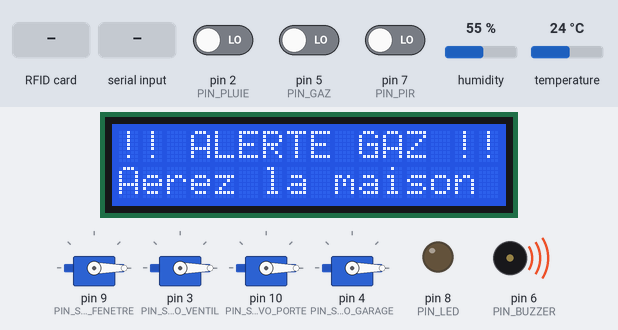
Recording of a sketch running on a simulated Arduino Mega 2560, built with avr-gcc and run on an emulated ATmega2560. On the bench: 4 × servo, 16×2 character LCD, output pins drawn as LEDs (lit = HIGH), buzzer (waves = sounding, pin HIGH). Inputs (shaded band) come from the test bench; at power-on: pin 5 (PIN_GAZ) LOW, pin 2 (PIN_PLUIE) LOW, pin 7 (PIN_PIR) LOW, humidity 55 %, temperature 24 °C. Pins used as bus, display or sensor lines are not drawn; what the sketch prints to the serial monitor is not drawn.

Above: at 1.3 s.
1.4 s: pin 5 (PIN_GAZ) driven HIGH
At 3.6 s:
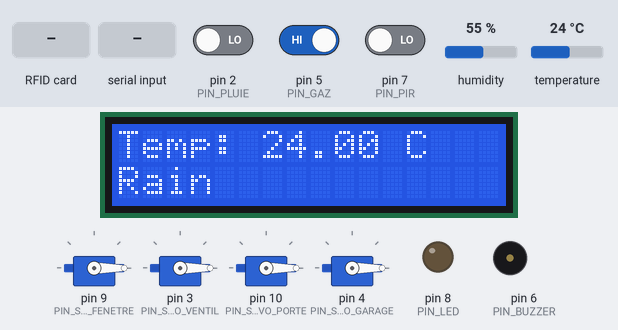
4.7 s: RFID card F3 7E 59 1A held to the reader
At 5.5 s:
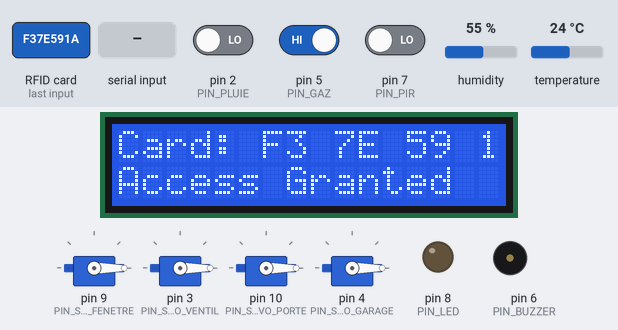
9.2 s: pin 2 (PIN_PLUIE) driven HIGH
At 10.8 s:
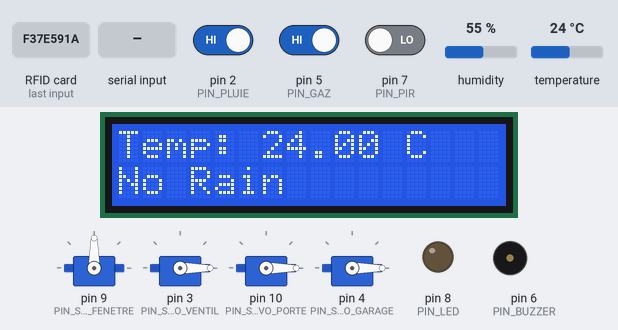
11.3 s: RFID card 5E 7A 19 C4 held to the reader
At 13.0 s:
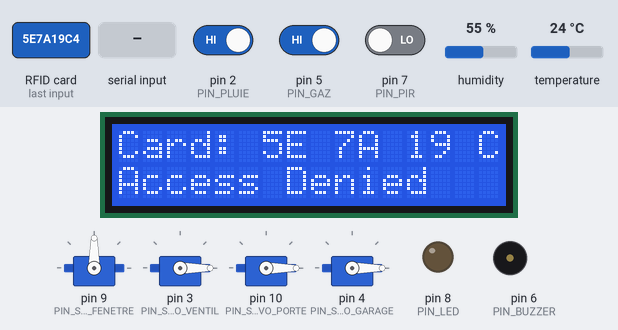
15.9 s: "VISAGE:\n" received over Serial
At 17.4 s:
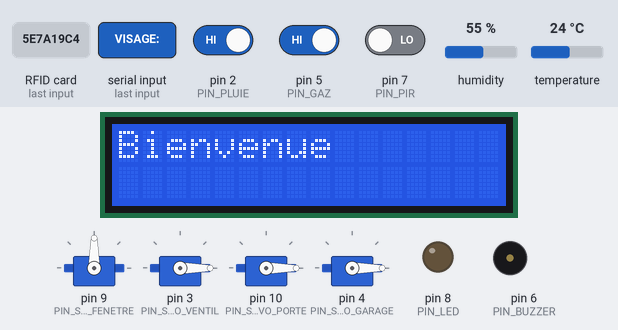
20.4 s: "VISAGE:INCONNU\n" received over Serial
At 21.8 s:
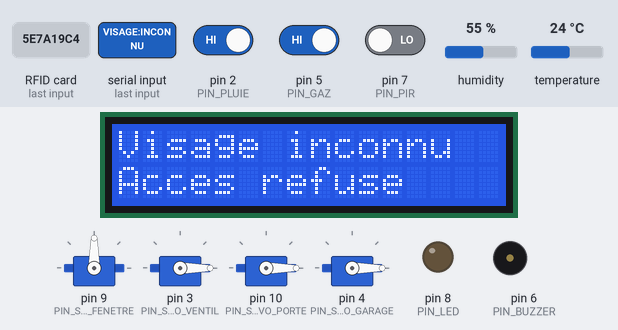
Timing chart, 0 to 23.4 s (numbered marks = the images above; inputs shaded):
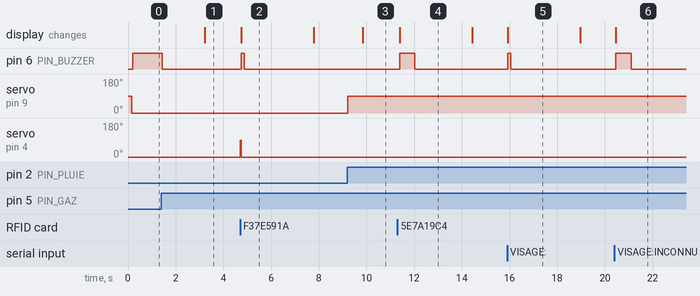

The sketch:

smart_home.ino
```cpp
/*
 * smart_home.ino — Maison intelligente (Arduino Mega 2560)
 *
 *  Salon   : DHT11 -> écran LCD + ventilateur automatique au-dessus de 30 °C
 *  Cuisine : MQ2 -> buzzer + alerte
 *  Fenêtre : se ferme automatiquement quand il pleut
 *  Couloir : PIR -> LED
 *  Garage  : s'ouvre avec un badge RFID autorisé
 *  Porte   : ouverte par l'application Python (reconnaissance faciale)
 *
 * Communication avec l'application (USB, 9600 bauds) :
 *  Arduino -> PC : T:25.3;H:60;GAZ:0;PLUIE:0;PIR:1;FAN:0;PORTE:0;FENETRE:1;GARAGE:0;RFID:0
 *  PC -> Arduino : PORTE:OUVRIR | PORTE:FERMER | FAN:ON | FAN:OFF | FAN:AUTO
 *                  VISAGE:<nom> | VISAGE:INCONNU
 *
 * Bibliothèques à installer (Arduino IDE > Outils > Gérer les bibliothèques) :
 *  - "DHT sensor library" (Adafruit) + "Adafruit Unified Sensor"
 *  - "LiquidCrystal I2C" (Frank de Brabander)
 *  - "MFRC522" (GithubCommunity / miguelbalboa)
 *  Servo, Wire et SPI sont déjà inclus dans l'IDE.
 */
#include <Wire.h>
#include <SPI.h>
#include <Servo.h>
#include <DHT.h>
#include <LiquidCrystal_I2C.h>
#include <MFRC522.h>
#include "config.h"

DHT dht(PIN_DHT, DHT11);
LiquidCrystal_I2C lcd(LCD_ADRESSE, 16, 2);
MFRC522 rfid(PIN_RFID_SS, PIN_RFID_RST);
Servo servoFenetre, servoVentil, servoPorte, servoGarage;

// ------------------------------------------------------------- État
float temperature = NAN, humidite = NAN;
bool gaz = false, pluie = false, mouvement = false;
bool ventilateur = false, ventilateurAuto = true;
bool porte = false, fenetre = true, garage = false;
byte etatRfid = 0;                    // 0 aucun, 1 autorisé, 2 refusé

unsigned long tDht = 0, tEnvoi = 0, tLcd = 0;
unsigned long tGarage = 0, tPorte = 0, tRfid = 0, tMessage = 0;
unsigned long tBuzzer = 0, tVentil = 0;
int angleVentil = 0, sensVentil = 3;
String commande = "";

// ============================================================ Outils
void bip(unsigned int ms) {           // bip court sans bloquer
  digitalWrite(PIN_BUZZER, HIGH);
  tBuzzer = millis() + ms;
}

void afficherMessage(const String &ligne1, const String &ligne2) {
  lcd.clear();
  lcd.setCursor(0, 0); lcd.print(ligne1.substring(0, 16));
  lcd.setCursor(0, 1); lcd.print(ligne2.substring(0, 16));
  tMessage = millis();
}

// ======================================================= Actionneurs
void ouvrirPorte()  { servoPorte.write(PORTE_OUVERTE); porte = true; tPorte = millis(); }
void fermerPorte()  { servoPorte.write(PORTE_FERMEE);  porte = false; }
void ouvrirGarage() { servoGarage.write(GARAGE_OUVERT); garage = true; tGarage = millis(); }
void fermerGarage() { servoGarage.write(GARAGE_FERME);  garage = false; }

void ouvrirFenetre(bool ouvrir) {
  if (ouvrir == fenetre) return;
  servoFenetre.write(ouvrir ? FENETRE_OUVERTE : FENETRE_FERMEE);
  fenetre = ouvrir;
}

// Le ventilateur est un servo qui balaye de 0 à 180° tant qu'il est en marche.
void gererVentilateur() {
  if (ventilateurAuto && !isnan(temperature)) {
    if (temperature >= SEUIL_TEMPERATURE) ventilateur = true;
    else if (temperature < SEUIL_TEMPERATURE - HYSTERESIS_TEMP) ventilateur = false;
  }
  if (ventilateur && millis() - tVentil >= 15) {
    tVentil = millis();
    angleVentil += sensVentil;
    if (angleVentil >= 180 || angleVentil <= 0) sensVentil = -sensVentil;
    angleVentil = constrain(angleVentil, 0, 180);
    servoVentil.write(angleVentil);
  }
}

// ========================================================== Capteurs
void lireCapteurs() {
  bool gazAvant = gaz;
  gaz = digitalRead(PIN_GAZ) == GAZ_DETECTE;
  pluie = digitalRead(PIN_PLUIE) == PLUIE_DETECTEE;
  mouvement = digitalRead(PIN_PIR) == HIGH;

  digitalWrite(PIN_LED, mouvement ? HIGH : LOW);
  ouvrirFenetre(!pluie);                       // pluie -> fenêtre fermée

  if (gaz && !gazAvant) afficherMessage("!! ALERTE GAZ !!", "Aerez la maison");

  if (millis() - tDht >= PERIODE_DHT_MS) {
    tDht = millis();
    float t = dht.readTemperature();
    float h = dht.readHumidity();
    if (!isnan(t)) temperature = t;
    if (!isnan(h)) humidite = h;
  }
}

bool badgeAutorise(const MFRC522::Uid &uid) {
  for (byte b = 0; b < sizeof(BADGES_AUTORISES) / sizeof(BADGES_AUTORISES[0]); b++) {
    if (uid.size != 4) return false;
    bool identique = true;
    for (byte i = 0; i < 4; i++)
      if (uid.uidByte[i] != BADGES_AUTORISES[b][i]) identique = false;
    if (identique) return true;
  }
  return false;
}

void lireBadge() {
  if (!rfid.PICC_IsNewCardPresent() || !rfid.PICC_ReadCardSerial()) return;

  // Afficher l'UID dans le moniteur série (pour ajouter un badge dans config.h)
  String uid = "";
  for (byte i = 0; i < rfid.uid.size; i++) {
    if (rfid.uid.uidByte[i] < 0x10) uid += "0";
    uid += String(rfid.uid.uidByte[i], HEX);
    if (i < rfid.uid.size - 1) uid += " ";
  }
  uid.toUpperCase();
  Serial.print("# Badge UID: ");
  Serial.println(uid);

  if (badgeAutorise(rfid.uid)) {
    etatRfid = 1;
    ouvrirGarage();
    afficherMessage("Card: " + uid, "Access Granted");
    bip(100);
  } else {
    etatRfid = 2;
    afficherMessage("Card: " + uid, "Access Denied");
    bip(600);
  }
  tRfid = millis();
  rfid.PICC_HaltA();
  rfid.PCD_StopCrypto1();
}

// ===================================================== Communication
void envoyerEtat() {
  Serial.print("T:");        Serial.print(isnan(temperature) ? 0 : temperature, 1);
  Serial.print(";H:");       Serial.print(isnan(humidite) ? 0 : humidite, 0);
  Serial.print(";GAZ:");     Serial.print(gaz);
  Serial.print(";PLUIE:");   Serial.print(pluie);
  Serial.print(";PIR:");     Serial.print(mouvement);
  Serial.print(";FAN:");     Serial.print(ventilateur);
  Serial.print(";PORTE:");   Serial.print(porte);
  Serial.print(";FENETRE:"); Serial.print(fenetre);
  Serial.print(";GARAGE:");  Serial.print(garage);
  Serial.print(";RFID:");    Serial.println(etatRfid);
}

void executerCommande(String cmd) {
  cmd.trim();
  if (cmd == "PORTE:OUVRIR")       ouvrirPorte();
  else if (cmd == "PORTE:FERMER")  fermerPorte();
  else if (cmd == "FAN:ON")   { ventilateurAuto = false; ventilateur = true; }
  else if (cmd == "FAN:OFF")  { ventilateurAuto = false; ventilateur = false; }
  else if (cmd == "FAN:AUTO")   ventilateurAuto = true;
  else if (cmd == "VISAGE:INCONNU") {
    afficherMessage("Visage inconnu", "Acces refuse");
    bip(600);
  } else if (cmd.startsWith("VISAGE:")) {
    afficherMessage("Bienvenue", cmd.substring(7));
    bip(100);
  }
}

void lireCommandes() {                 // lecture sans bloquer, ligne par ligne
  while (Serial.available()) {
    char c = Serial.read();
    if (c == '\n') {
      executerCommande(commande);
      commande = "";
    } else if (c != '\r' && commande.length() < 40) {
      commande += c;
    }
  }
}

// ============================================================ Écran
void mettreAJourLcd() {
  if (millis() - tMessage < DUREE_MESSAGE_MS) return;   // message en cours
  if (millis() - tLcd < PERIODE_LCD_MS) return;
  tLcd = millis();

  lcd.setCursor(0, 0);
  if (isnan(temperature)) lcd.print("Temp: --        ");
  else { lcd.print("Temp: "); lcd.print(temperature, 2); lcd.print(" C    "); }

  lcd.setCursor(0, 1);
  if (gaz)        lcd.print("!! GAZ DETECTE !");
  else if (pluie) lcd.print("Rain            ");
  else            lcd.print("No Rain         ");
}

// ============================================================ Setup
void setup() {
  Serial.begin(VITESSE_SERIE);

  pinMode(PIN_GAZ, INPUT);
  pinMode(PIN_PLUIE, INPUT);
  pinMode(PIN_PIR, INPUT);
  pinMode(PIN_BUZZER, OUTPUT);
  pinMode(PIN_LED, OUTPUT);

  servoFenetre.attach(PIN_SERVO_FENETRE);
  servoVentil.attach(PIN_SERVO_VENTIL);
  servoPorte.attach(PIN_SERVO_PORTE);
  servoGarage.attach(PIN_SERVO_GARAGE);
  servoFenetre.write(FENETRE_OUVERTE);
  servoVentil.write(0);
  fermerPorte();
  fermerGarage();

  dht.begin();
  SPI.begin();
  rfid.PCD_Init();

  lcd.init();
  lcd.backlight();
  afficherMessage("  Smart Home", "  Demarrage...");
}

// ============================================================= Loop
void loop() {
  unsigned long now = millis();

  lireCommandes();
  lireCapteurs();
  lireBadge();
  gererVentilateur();

  // Buzzer : continu tant qu'il y a du gaz, sinon bips courts
  if (gaz) digitalWrite(PIN_BUZZER, HIGH);
  else if (now >= tBuzzer) digitalWrite(PIN_BUZZER, LOW);

  // Fermetures automatiques
  if (garage && now - tGarage >= DUREE_GARAGE_MS) fermerGarage();
  if (porte && now - tPorte >= DUREE_PORTE_MAX_MS) fermerPorte();
  if (etatRfid != 0 && now - tRfid >= DUREE_MESSAGE_MS) etatRfid = 0;

  mettreAJourLcd();

  if (now - tEnvoi >= PERIODE_ENVOI_MS) {
    tEnvoi = now;
    envoyerEtat();
  }
}
```

config.h
```cpp
/*
 * config.h — Réglages de la maison intelligente (Arduino Mega 2560)
 * Les broches reprennent le tableau du rapport (chapitre 3).
 */
#ifndef CONFIG_H
#define CONFIG_H

// ------------------------------------------------------------ Capteurs
#define PIN_GAZ          5    // MQ2 (sortie numérique DO)
#define PIN_PLUIE        2    // capteur de pluie (sortie numérique DO)
#define PIN_DHT          A0   // DHT11 (broche 54 = A0)
#define PIN_PIR          7    // capteur de mouvement

// Module RFID RC522 (bus SPI). Sur la Mega, le SPI matériel est sur
// 50 (MISO), 51 (MOSI), 52 (SCK), 53 (SS) — et non 11/12/13 comme sur l'Uno.
#define PIN_RFID_SS      53
#define PIN_RFID_RST     49   // le rapport indiquait 5, déjà utilisée par le MQ2

// ---------------------------------------------------------- Actionneurs
#define PIN_BUZZER       6
#define PIN_LED          8    // s'allume quand un mouvement est détecté
#define PIN_SERVO_FENETRE  9
#define PIN_SERVO_VENTIL   3
#define PIN_SERVO_PORTE    10
#define PIN_SERVO_GARAGE   4
// Écran LCD I2C 16x2 : SDA = 20, SCL = 21 (fixe sur la Mega)
#define LCD_ADRESSE      0x27 // essayez 0x3F si l'écran reste vide

// ----------------------------------------------- Logique des capteurs
// La plupart des modules MQ2 et pluie mettent DO à LOW quand ils détectent.
#define GAZ_DETECTE      LOW
#define PLUIE_DETECTEE   LOW

// ------------------------------------------------------ Angles servos
#define FENETRE_OUVERTE  90
#define FENETRE_FERMEE   0
#define PORTE_OUVERTE    90
#define PORTE_FERMEE     0
#define GARAGE_OUVERT    90
#define GARAGE_FERME     0

// --------------------------------------------------------------- Seuils
#define SEUIL_TEMPERATURE   30.0  // °C : le ventilateur démarre
#define HYSTERESIS_TEMP     1.0   // il s'arrête sous 29 °C (évite les clignotements)

// ------------------------------------------------------------- Durées
#define DUREE_GARAGE_MS      5000UL   // garage ouvert après un badge valide
#define DUREE_PORTE_MAX_MS   20000UL  // sécurité : la porte se referme toute seule
#define DUREE_MESSAGE_MS     3000UL   // messages temporaires sur le LCD
#define PERIODE_DHT_MS       2000UL   // le DHT11 ne supporte pas plus rapide
#define PERIODE_ENVOI_MS     500UL    // envoi de l'état au PC
#define PERIODE_LCD_MS       1000UL

// --------------------------------------------------- Badges autorisés
// UID affiché dans le moniteur série quand on passe un badge.
const byte BADGES_AUTORISES[][4] = {
  {0xF3, 0x7E, 0x59, 0x1A},   // badge du rapport (figure 34)
};

#define VITESSE_SERIE    9600  // identique à BAUDRATE dans python/smarthome/config.py

#endif
```

Measured:
- after the input at 1.4 s, pin 6 (PIN_BUZZER): HIGH → LOW after 0.05 s; the display: changes after 1.8 s (image 1)
- after the input at 4.7 s, pin 6 (PIN_BUZZER): LOW → HIGH at once, → LOW 0.13 s later; servo on pin 4 (PIN_SERVO_GARAGE): 0° → 90° at once, → 0° 0.03 s later; the display: changes at once (image 2)
- after the input at 9.2 s, servo on pin 9 (PIN_SERVO_FENETRE): 0° → 90° at once; the display: changes after 0.64 s (image 3)
- after the input at 11.3 s, pin 6 (PIN_BUZZER): LOW → HIGH after 0.09 s, → LOW 0.64 s later; the display: changes after 0.09 s (image 4)
- after the input at 15.9 s, pin 6 (PIN_BUZZER): LOW → HIGH at once, → LOW 0.13 s later; the display: changes at once (image 5)
- after the input at 20.4 s, pin 6 (PIN_BUZZER): LOW → HIGH after 0.06 s, → LOW 0.64 s later; the display: changes after 0.06 s (image 6)
- what the display in image 2 shows lasts 3.1 s, from 4.7 s to 7.8 s
